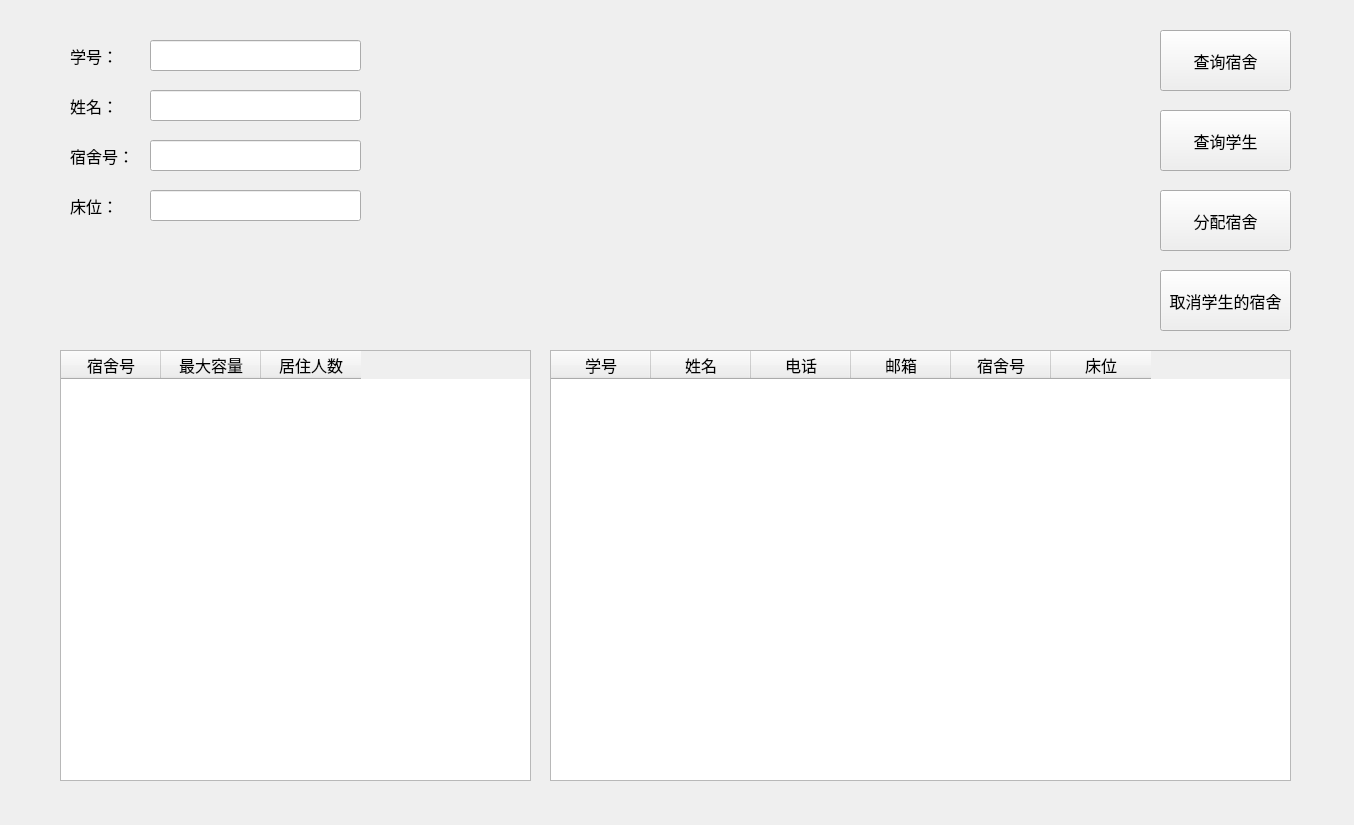
<?xml version="1.0" encoding="UTF-8"?>
<ui version="4.0">
 <class>dorm_info_interface</class>
 <widget class="QWidget" name="dorm_info_interface">
  <property name="geometry">
   <rect>
    <x>0</x>
    <y>0</y>
    <width>1354</width>
    <height>825</height>
   </rect>
  </property>
  <property name="font">
   <font>
    <pointsize>12</pointsize>
   </font>
  </property>
  <property name="windowTitle">
   <string>宿舍信息</string>
  </property>
  <widget class="QTableWidget" name="room_table">
   <property name="geometry">
    <rect>
     <x>60</x>
     <y>350</y>
     <width>471</width>
     <height>431</height>
    </rect>
   </property>
   <property name="editTriggers">
    <set>QAbstractItemView::NoEditTriggers</set>
   </property>
   <property name="horizontalScrollMode">
    <enum>QAbstractItemView::ScrollPerPixel</enum>
   </property>
   <property name="rowCount">
    <number>0</number>
   </property>
   <property name="columnCount">
    <number>3</number>
   </property>
   <attribute name="verticalHeaderVisible">
    <bool>false</bool>
   </attribute>
   <column>
    <property name="text">
     <string>宿舍号</string>
    </property>
   </column>
   <column>
    <property name="text">
     <string>最大容量</string>
    </property>
   </column>
   <column>
    <property name="text">
     <string>居住人数</string>
    </property>
   </column>
  </widget>
  <widget class="QLabel" name="label">
   <property name="geometry">
    <rect>
     <x>70</x>
     <y>90</y>
     <width>81</width>
     <height>31</height>
    </rect>
   </property>
   <property name="text">
    <string>姓名：</string>
   </property>
  </widget>
  <widget class="QLabel" name="label_3">
   <property name="geometry">
    <rect>
     <x>70</x>
     <y>140</y>
     <width>81</width>
     <height>31</height>
    </rect>
   </property>
   <property name="text">
    <string>宿舍号：</string>
   </property>
  </widget>
  <widget class="QLineEdit" name="name">
   <property name="geometry">
    <rect>
     <x>150</x>
     <y>90</y>
     <width>211</width>
     <height>31</height>
    </rect>
   </property>
   <property name="font">
    <font>
     <pointsize>12</pointsize>
     <weight>50</weight>
     <bold>false</bold>
    </font>
   </property>
   <property name="text">
    <string/>
   </property>
  </widget>
  <widget class="QLineEdit" name="roomid">
   <property name="geometry">
    <rect>
     <x>150</x>
     <y>140</y>
     <width>211</width>
     <height>31</height>
    </rect>
   </property>
  </widget>
  <widget class="QPushButton" name="query_student">
   <property name="geometry">
    <rect>
     <x>1160</x>
     <y>110</y>
     <width>131</width>
     <height>61</height>
    </rect>
   </property>
   <property name="text">
    <string>查询学生</string>
   </property>
  </widget>
  <widget class="QTableWidget" name="stu_table">
   <property name="geometry">
    <rect>
     <x>550</x>
     <y>350</y>
     <width>741</width>
     <height>431</height>
    </rect>
   </property>
   <property name="editTriggers">
    <set>QAbstractItemView::NoEditTriggers</set>
   </property>
   <property name="horizontalScrollMode">
    <enum>QAbstractItemView::ScrollPerPixel</enum>
   </property>
   <property name="rowCount">
    <number>0</number>
   </property>
   <property name="columnCount">
    <number>6</number>
   </property>
   <attribute name="verticalHeaderVisible">
    <bool>false</bool>
   </attribute>
   <column>
    <property name="text">
     <string>学号</string>
    </property>
   </column>
   <column>
    <property name="text">
     <string>姓名</string>
    </property>
   </column>
   <column>
    <property name="text">
     <string>电话</string>
    </property>
   </column>
   <column>
    <property name="text">
     <string>邮箱</string>
    </property>
   </column>
   <column>
    <property name="text">
     <string>宿舍号</string>
    </property>
   </column>
   <column>
    <property name="text">
     <string>床位</string>
    </property>
   </column>
  </widget>
  <widget class="QLabel" name="label_10">
   <property name="geometry">
    <rect>
     <x>70</x>
     <y>40</y>
     <width>81</width>
     <height>31</height>
    </rect>
   </property>
   <property name="text">
    <string>学号：</string>
   </property>
  </widget>
  <widget class="QLineEdit" name="stuid">
   <property name="geometry">
    <rect>
     <x>150</x>
     <y>40</y>
     <width>211</width>
     <height>31</height>
    </rect>
   </property>
   <property name="font">
    <font>
     <pointsize>12</pointsize>
     <weight>50</weight>
     <bold>false</bold>
    </font>
   </property>
   <property name="text">
    <string/>
   </property>
  </widget>
  <widget class="QPushButton" name="assign_dorm">
   <property name="geometry">
    <rect>
     <x>1160</x>
     <y>190</y>
     <width>131</width>
     <height>61</height>
    </rect>
   </property>
   <property name="text">
    <string>分配宿舍</string>
   </property>
  </widget>
  <widget class="QPushButton" name="query_room">
   <property name="geometry">
    <rect>
     <x>1160</x>
     <y>30</y>
     <width>131</width>
     <height>61</height>
    </rect>
   </property>
   <property name="text">
    <string>查询宿舍</string>
   </property>
  </widget>
  <widget class="QPushButton" name="cancel_dorm">
   <property name="geometry">
    <rect>
     <x>1160</x>
     <y>270</y>
     <width>131</width>
     <height>61</height>
    </rect>
   </property>
   <property name="text">
    <string>取消学生的宿舍</string>
   </property>
  </widget>
  <widget class="QLineEdit" name="bedid">
   <property name="geometry">
    <rect>
     <x>150</x>
     <y>190</y>
     <width>211</width>
     <height>31</height>
    </rect>
   </property>
  </widget>
  <widget class="QLabel" name="label_4">
   <property name="geometry">
    <rect>
     <x>70</x>
     <y>190</y>
     <width>81</width>
     <height>31</height>
    </rect>
   </property>
   <property name="text">
    <string>床位：</string>
   </property>
  </widget>
 </widget>
 <resources/>
 <connections/>
</ui>
